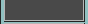

A 2D game scene composited from a Tiled map and its tileset images. What follows is a short description and the map's XML, with every tile layer's data as written:
An orthogonal 11x3 tile map with 8x8 px tiles, 1 tile layer (Tile Layer 1).

<map version="1.2" tiledversion="1.3.2" orientation="orthogonal" renderorder="right-down" compressionlevel="-1" width="11" height="3" tilewidth="8" tileheight="8" infinite="0" nextlayerid="2" nextobjectid="1">
 <tileset firstgid="1" source="boxesTileset.tsx" />
 <layer id="1" name="Tile Layer 1" width="11" height="3">
  <data encoding="csv">
133,129,129,129,129,129,129,129,129,129,134,
133,129,129,129,129,129,129,129,129,129,134,
138,139,139,139,139,139,139,139,139,139,140
</data>
 </layer>
</map>
